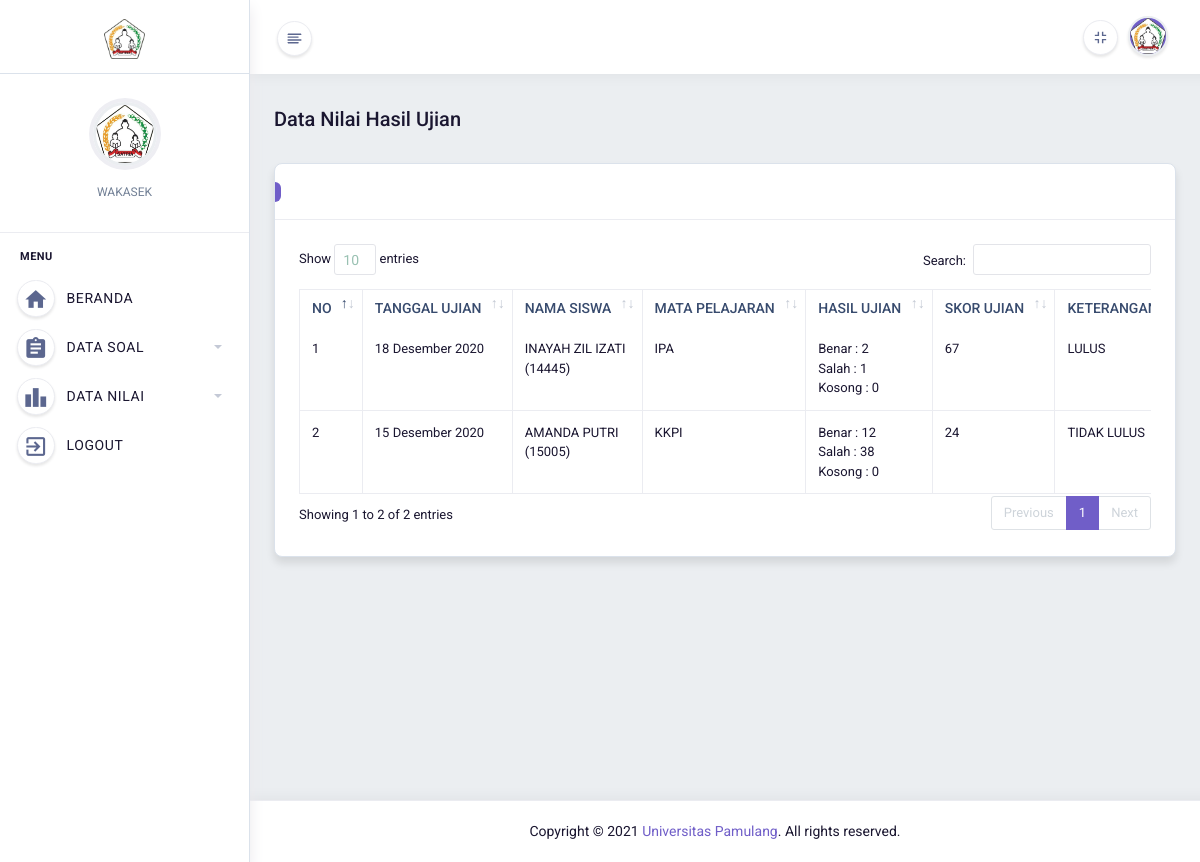
Before: /wakasek/nilai-review.php (signed in) with the older database file.
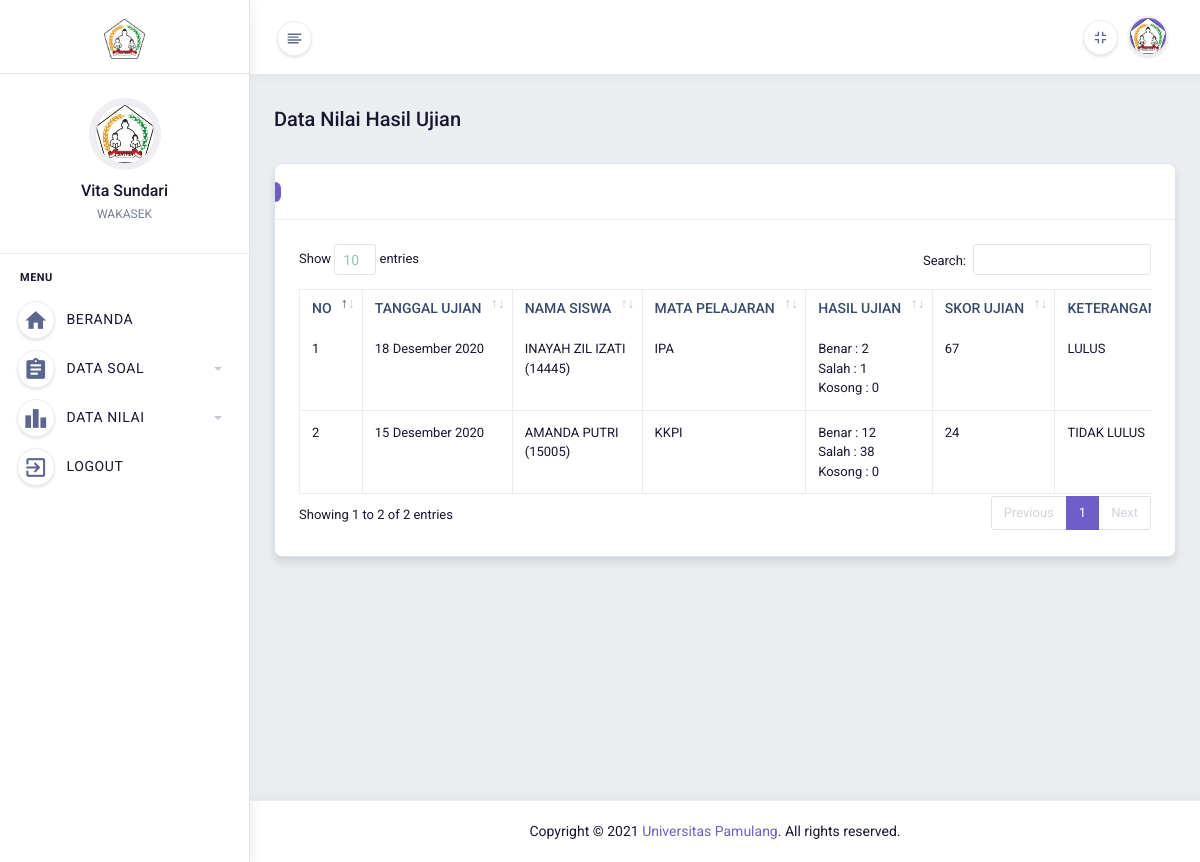
After: the same page with the newer database file.
### tables this page shows
CREATE TABLE `guru` (
  `id_guru` int(11) NOT NULL,
  `nip` varchar(15) NOT NULL,
  `nama_guru` varchar(50) NOT NULL,
  `alamat` varchar(250) NOT NULL,
  `id_mapel` int(11) NOT NULL,
  `no_hp` varchar(15) NOT NULL,
  `password` varchar(32) NOT NULL,
  `id_admin` int(11) NOT NULL
);

### wakasek/nilai-review.php (the view, shortened to what the changed rows need)
<?php include "sesi.php";
include "../koneksi.php"; ?>
<!DOCTYPE html>
<html lang="en" dir="ltr">
	<head>
		<link href="../assets/plugins/bootstrap/css/bootstrap.min.css" rel="stylesheet">
		<link href="../assets/css/style.css" rel="stylesheet" />
		<link href="../assets/css/dark.css" rel="stylesheet" />
		<link href="../assets/css/skin-modes.css" rel="stylesheet" />
		<link href="../assets/css/animated.css" rel="stylesheet" />
      	<link href="../assets/css/sidemenu.css" rel="stylesheet">
		<link href="../assets/plugins/p-scrollbar/p-scrollbar.css" rel="stylesheet" />
		<link href="../assets/css/icons.css" rel="stylesheet" />
		<link href="../assets/plugins/datatable/css/dataTables.bootstrap4.min.css" rel="stylesheet" />
		<link href="../assets/plugins/datatable/css/buttons.bootstrap4.min.css"  rel="stylesheet">
		<link href="../assets/plugins/datatable/responsive.bootstrap4.min.css" rel="stylesheet" />
		<link href="../assets/plugins/select2/select2.min.css" rel="stylesheet" />
		<link id="theme" href="../assets/colors/color1.css" rel="stylesheet" type="text/css"/>
	</head>
	<body class="app sidebar-mini">
		<div class="page">
			<div class="page-main">
				<aside class="app-sidebar">
					<div class="app-sidebar__user">
						<div class="dropdown user-pro-body text-center">
							<div class="user-info">
							<?php
									$id_guru = $_SESSION["id_guru"];
									$query = mysqli_query($conn, "SELECT * FROM guru INNER JOIN mapel ON guru.id_mapel = mapel.id_mapel WHERE id_guru = $id_guru");
									$dataGuru = mysqli_fetch_assoc($query);
								?>
								<h5 class=" mb-1"><?php echo $dataGuru['nama_guru'] ?></h5>
								<span class="text-muted app-sidebar__user-name text-sm">WAKASEK</span>
							</div>
						</div>
					</div>
				</aside>
				<div class="app-content main-content">
					<div class="side-app">
						<div class="row">
							<div class="col-12">
								<div class="card">
									<div class="card-body">
										<div class="table-responsive">
											<table class="table table-bordered" id="example1">
												<thead>
													<tr>
														<th class="wd-1p border-bottom-0 text-nowrap">No</th>
														<th class="wd-15p border-bottom-0 text-nowrap">Tanggal Ujian</th>
														<th class="wd-15p border-bottom-0 text-nowrap">Nama Siswa</th>
														<th class="wd-29p border-bottom-0 text-nowrap">Mata Pelajaran</th>
														<th class="wd-15p border-bottom-0 text-nowrap">Hasil Ujian</th>
														<th class="wd-15p border-bottom-0 text-nowrap">Skor Ujian</th>
														<th class="wd-15p border-bottom-0 text-nowrap">Keterangan</th>
													</tr>
												</thead>
											</table>
										</div>
									</div>
								</div>
							</div>
						</div>
					</div>
				</div>
			</div>
		</div>
	</body>
</html>

Changed rows visible on the page:
now on this page (row edited): guru: nama_guru "Vita Sundari"
